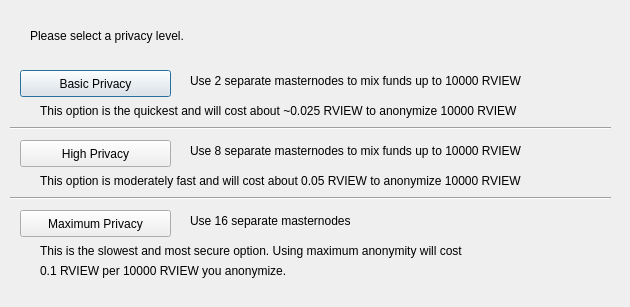
<?xml version="1.0" encoding="UTF-8"?>
<ui version="4.0">
 <class>ObfuscationConfig</class>
 <widget class="QDialog" name="ObfuscationConfig">
  <property name="geometry">
   <rect>
    <x>0</x>
    <y>0</y>
    <width>630</width>
    <height>307</height>
   </rect>
  </property>
  <property name="windowTitle">
   <string>Configure Obfuscation</string>
  </property>
  <widget class="QPushButton" name="buttonBasic">
   <property name="geometry">
    <rect>
     <x>20</x>
     <y>70</y>
     <width>151</width>
     <height>27</height>
    </rect>
   </property>
   <property name="text">
    <string>Basic Privacy</string>
   </property>
  </widget>
  <widget class="QPushButton" name="buttonHigh">
   <property name="geometry">
    <rect>
     <x>20</x>
     <y>140</y>
     <width>151</width>
     <height>27</height>
    </rect>
   </property>
   <property name="text">
    <string>High Privacy</string>
   </property>
  </widget>
  <widget class="QPushButton" name="buttonMax">
   <property name="geometry">
    <rect>
     <x>20</x>
     <y>210</y>
     <width>151</width>
     <height>27</height>
    </rect>
   </property>
   <property name="text">
    <string>Maximum Privacy</string>
   </property>
  </widget>
  <widget class="QLabel" name="label">
   <property name="geometry">
    <rect>
     <x>30</x>
     <y>20</y>
     <width>571</width>
     <height>31</height>
    </rect>
   </property>
   <property name="text">
    <string>Please select a privacy level.</string>
   </property>
  </widget>
  <widget class="QLabel" name="label_2">
   <property name="geometry">
    <rect>
     <x>190</x>
     <y>70</y>
     <width>421</width>
     <height>21</height>
    </rect>
   </property>
   <property name="text">
    <string>Use 2 separate masternodes to mix funds up to 10000 RVIEW</string>
   </property>
  </widget>
  <widget class="QLabel" name="label_3">
   <property name="geometry">
    <rect>
     <x>190</x>
     <y>140</y>
     <width>411</width>
     <height>21</height>
    </rect>
   </property>
   <property name="text">
    <string>Use 8 separate masternodes to mix funds up to 10000 RVIEW</string>
   </property>
  </widget>
  <widget class="QLabel" name="label_4">
   <property name="geometry">
    <rect>
     <x>190</x>
     <y>210</y>
     <width>421</width>
     <height>21</height>
    </rect>
   </property>
   <property name="text">
    <string>Use 16 separate masternodes</string>
   </property>
  </widget>
  <widget class="QLabel" name="label_6">
   <property name="geometry">
    <rect>
     <x>40</x>
     <y>100</y>
     <width>561</width>
     <height>21</height>
    </rect>
   </property>
   <property name="text">
    <string>This option is the quickest and will cost about ~0.025 RVIEW to anonymize 10000 RVIEW</string>
   </property>
  </widget>
  <widget class="QLabel" name="label_7">
   <property name="geometry">
    <rect>
     <x>40</x>
     <y>170</y>
     <width>561</width>
     <height>21</height>
    </rect>
   </property>
   <property name="text">
    <string>This option is moderately fast and will cost about 0.05 RVIEW to anonymize 10000 RVIEW</string>
   </property>
  </widget>
  <widget class="QLabel" name="label_8">
   <property name="geometry">
    <rect>
     <x>40</x>
     <y>240</y>
     <width>561</width>
     <height>21</height>
    </rect>
   </property>
   <property name="text">
    <string>This is the slowest and most secure option. Using maximum anonymity will cost</string>
   </property>
  </widget>
  <widget class="QLabel" name="label_9">
   <property name="geometry">
    <rect>
     <x>40</x>
     <y>260</y>
     <width>561</width>
     <height>21</height>
    </rect>
   </property>
   <property name="text">
    <string>0.1 RVIEW per 10000 RVIEW you anonymize.</string>
   </property>
  </widget>
  <widget class="Line" name="line">
   <property name="geometry">
    <rect>
     <x>10</x>
     <y>120</y>
     <width>601</width>
     <height>16</height>
    </rect>
   </property>
   <property name="orientation">
    <enum>Qt::Horizontal</enum>
   </property>
  </widget>
  <widget class="Line" name="line_2">
   <property name="geometry">
    <rect>
     <x>10</x>
     <y>190</y>
     <width>601</width>
     <height>16</height>
    </rect>
   </property>
   <property name="orientation">
    <enum>Qt::Horizontal</enum>
   </property>
  </widget>
 </widget>
 <resources/>
 <connections/>
</ui>
